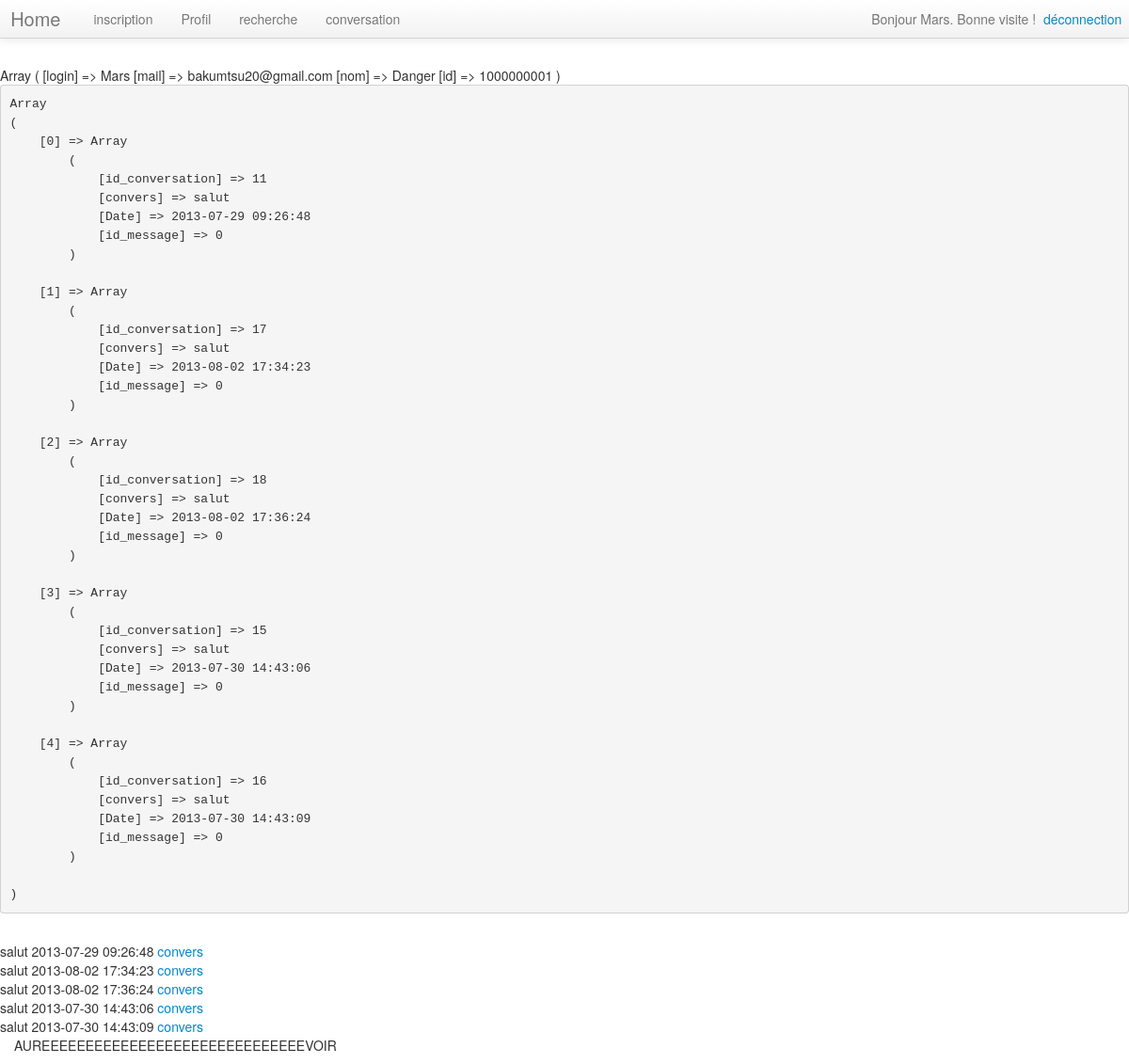
Page /index.php?action=conversation (signed in) on the committed database.
### tables this page shows
CREATE TABLE `conversation` (
  `id_conversation` int(11) NOT NULL AUTO_INCREMENT,
  `convers` text,
  `Date` timestamp NULL DEFAULT NULL,
  `id_message` int(11) NOT NULL,
  PRIMARY KEY (`id_conversation`)
);

### model/back_office.php (called while the page is built, shortened)
<?php
function voir_liste_conversation(){
	$id = $_SESSION['id'];
	$conversation = mysql_query("SELECT conversation.id_conversation, convers, Date, id_message FROM `conversation`
								INNER JOIN utilisateur_has_conversation
								ON conversation.id_conversation = utilisateur_has_conversation.id_conversation
								WHERE utilisateur_has_conversation.id_utilisateur = $id or utilisateur_has_conversation.id_utilisateur2 = $id ");
	$la_conversation = false;
	if ($conversation) {
		while ($row = mysql_fetch_assoc($conversation)){
			$la_conversation[] = $row; }
		 return $la_conversation;
		}else return false;
}
 ?>

### controller/voir_liste_conversation_con.inc.php (called while the page is built, shortened)
<?php
require_once('model/back_office.php');
$liste_conversation = voir_liste_conversation();
?>

### vue/voir_liste_conversation.inc.php (the view, shortened to what this page needs)
<?php
print_r($_SESSION);
echo "<pre>";
print_r($liste_conversation);
echo "</pre><br />";
for ($m = 0; $m<count($liste_conversation);$m++) {
	echo $liste_conversation[$m]['convers'];
	echo $liste_conversation[$m]['Date'];
	$id_convers = $liste_conversation[$m]['id_conversation'];
echo " <a href='?action=voir&id=$id_convers' >convers</a><br /> ";
}
?>
<div class="container">
<p>	AUREEEEEEEEEEEEEEEEEEEEEEEEEEEEEEVOIR</p>

### index.php (shortened to what this page needs)
<!doctype html>
<html>
<head>
	<link rel="stylesheet" type="text/css" href="ressource/css/index.css">
	<link rel="stylesheet" type="text/css" href="ressource/css/bootstrap.css">
	<link rel="stylesheet" type="text/css" href="ressource/css/bootstrap-responsive.css">
</head>
<body>
<div class="navbar navbar-fixed-top">
	<div class="navbar-inner">
	<a class="brand" href="?action=maison">  Home</a>
	<ul class="nav">
		<li class=""><a href="?action=inscription">inscription</a></li>
		<li class=""><a href="?action=profil">Profil</a></li>
		<li class=""><a href="?action=recherche">recherche</a></li>
		<li class=""><a href="?action=conversation">conversation</a></li>
	</ul><p class="navbar-text pull-right"><?php if (isset($_SESSION['id'])){  echo 'Bonjour '.$_SESSION['login'].'. Bonne visite ! '; echo "<a href='model/deconnexion.php'> déconnection</a>"; } ?>  </p>
</div></div>
<p>abonnez vous</p>
<div id="container">
<?php
    include ('controller/aiguillage.inc.php');
?>
</div>
</body>
</html>

### controller/aiguillage.inc.php (shortened to what this page needs)
<?php
switch (@$_GET['action'])
  {
      case 'conversation':
            if (isset($_SESSION['id'])) {
              include 'controller/voir_liste_conversation_con.inc.php';
              include 'vue/voir_liste_conversation.inc.php';
            }else{
              echo "<center><h1>vous devez être connecté pour accéder au site !</h1></center>";
              include 'vue/inscription.inc.php';formulaire();
            }
          break;
  }
?>

### ressource/css/index.css (style rules this page uses)
div#container { margin-top : 50px; }

### rows in the picture
conversation: convers "salut", Date "2013-07-29 09:26:48"
conversation: convers "salut", Date "2013-08-02 17:34:23"
conversation: convers "salut", Date "2013-08-02 17:36:24"
conversation: convers "salut", Date "2013-07-30 14:43:06"
conversation: convers "salut", Date "2013-07-30 14:43:09"

### other values in the picture
$_SESSION['login'] "Mars"
